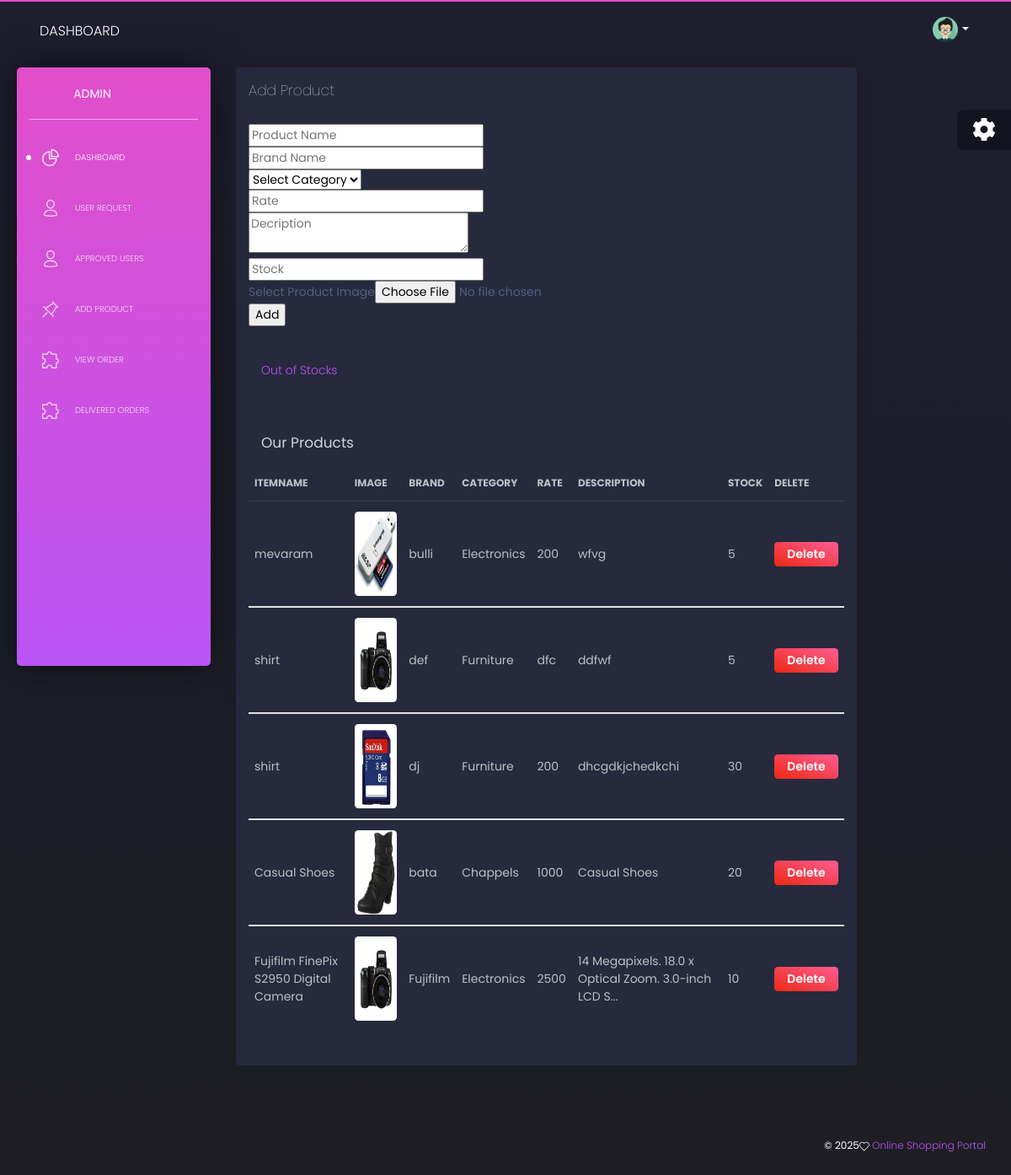
Page /admin/examples/addproduct.php on the committed database.
### tables this page shows
CREATE TABLE IF NOT EXISTS `items` (
  `itemid` int(11) NOT NULL,
  `itemname` text NOT NULL,
  `imgid` text NOT NULL,
  `brand` text NOT NULL,
  `category` text NOT NULL,
  `rate` text NOT NULL,
  `desc` text NOT NULL,
  `stock` text NOT NULL
);

### admin/examples/addproduct.php (the view, shortened to what this page needs)
<!DOCTYPE html>
<html lang="en">
<head>
  <link href="https://use.fontawesome.com/releases/v5.0.6/css/all.css" rel="stylesheet">
  <link href="../assets/css/nucleo-icons.css" rel="stylesheet" />
  <link href="../assets/css/black-dashboard.css?v=1.0.0" rel="stylesheet" />
  <link href="../assets/demo/demo.css" rel="stylesheet" />
</head>
<body class="">
  <div class="wrapper">
    <div class="sidebar">
      <div class="sidebar-wrapper">
        <div class="logo">
          <a href="javascript:void(0)" class="simple-text logo-mini">
          </a>
          <a href="javascript:void(0)" class="simple-text logo-normal">
            Admin
          </a>
        </div>
        <ul class="nav">
          <li class="active ">
            <a href="./index.php">
              <i class="tim-icons icon-chart-pie-36"></i>
              <p>Dashboard</p>
            </a>
          </li>
          <li>
            <a href="./ureq.php">
              <i class="tim-icons icon-single-02"></i>
              <p>User Request</p>
            </a>
          </li>
          <li>
            <a href="./users.php">
              <i class="tim-icons icon-single-02"></i>
              <p>Approved Users</p>
            </a>
          </li>
          <li>
            <a href="addproduct.php">
              <i class="tim-icons icon-pin"></i>
              <p>Add Product</p>
            </a>
          </li>
          <li>
            <a href="./vorder.php">
              <i class="tim-icons icon-puzzle-10"></i>
              <p>View Order</p>
            </a>
          </li>
          <li>
            <a href="./dorder.php">
              <i class="tim-icons icon-puzzle-10"></i>
              <p>Delivered Orders</p>
            </a>
          </li>
        </ul>
      </div>
    </div>
    <div class="main-panel">
      <nav class="navbar navbar-expand-lg navbar-absolute navbar-transparent">
        <div class="container-fluid">
          <div class="navbar-wrapper">
            <a class="navbar-brand" href="javascript:void(0)">Dashboard</a>
          </div>
          <div class="collapse navbar-collapse" id="navigation">
            <ul class="navbar-nav ml-auto">
              <li class="dropdown nav-item">
                <a href="#" class="dropdown-toggle nav-link" data-toggle="dropdown">
                  <div class="photo">
                    <img src="../assets/img/anime3.png" alt="Profile Photo">
                  </div>
                  <b class="caret d-none d-lg-block d-xl-block"></b>
                </a>
              </li>
            </ul>
          </div>
        </div>
      </nav>
      <div class="content">
        <div class="row">
          <div class="col-lg-10 col-md-12">
            <div class="card ">
              <div class="card-header">
                <h4 class="card-title">Add Product</h4>
              </div>
              <div class="card-body">
			  <form action='' method="POST" enctype="multipart/form-data">
			  <div><input type="text" name="pname" placeholder="Product Name"></div>
			  <div><input type="text" name="bname" placeholder="Brand Name"></div>
			  <div><select name="cname">
			  <option>Select Category</option>
			  </select></div>
			  <div><input type="text" name="rate" placeholder="Rate"></div>
			  <div><textarea name="desc" placeholder="Decription"></textarea></div>
			  <div><input type="text" name="stock" placeholder="Stock"></div>
			  <div>Select Product Image<input type="file" name="fileToUpload" id="fileToUpload" accept="image/*"></div>
			  <div><input type="submit" name="submit" value="Add"></div>
			  <?php
include 'dbconnect.php';
?>
			  </form>
			  <br>
				<br>
			  <div class="col-lg-5 col-md-5"><a href="outofstock.php">Out of Stocks</a></div>
                <div class="table-responsive">
				<br>
				<br>
				<br>
				<div class="col-lg-5 col-md-5"><h4>Our Products</h4></div>
				     <?php
$stmt = mysqli_prepare($con, "SELECT * FROM items WHERE stock != 0 ORDER BY itemid DESC");
mysqli_stmt_execute($stmt);
$data = mysqli_stmt_get_result($stmt);
?>
                  <table class="table tablesorter " id="">
                    <thead class=" text-primary">
                      <tr>
                        <th>
                        ItemName
                        </th>
                        <th>
                          Image
                        </th>
                        <th>
                          Brand
                        </th>
						 <th>
                          Category
                        </th>
						 <th>
                          Rate
                        </th>
						 <th>
                          Description
                        </th>
                        <th>
                          Stock
                        </th>
						<th>Delete</th>
                      </tr>
                    </thead>
					<?php
$i=1;
while($row = mysqli_fetch_assoc($data)){?>
                    <tbody>
                      <tr>
                        <td>
                         <?php echo htmlspecialchars($row['itemname']);?>
                        </td>
                        <td>
                          <?php echo '<img src="'. htmlspecialchars($row['imgid']) .'" alt="Product Image" width="100" height="100">';?>
                        </td>
                        <td>
                         <?php echo htmlspecialchars($row['brand']);?>
                        </td>
						<td>
                         <?php echo htmlspecialchars($row['category']);?>
                        </td>
						 <td>
                         <?php echo htmlspecialchars($row['rate']);?>
                        </td>
                        <td>
                         <?php echo htmlspecialchars(substr($row['desc'], 0, 50)) . (strlen($row['desc']) > 50 ? '...' : '');?>
                        </td>
                         <td>
                         <?php echo htmlspecialchars($row['stock']);?>
                        </td>
	                    <td>
	                    <?php
                        echo "<form action='actions.php' method='POST' onsubmit='return confirm(\"Are you sure you want to delete this product?\");'>";
                        echo "<input type='submit' name='submit2' value='Delete' class='btn btn-danger btn-sm'>";
                        echo "</form>";
                        ?>
                        </td>
                      </tr>
<?php echo "</tr>";
$i++;}?>
                    </tbody>
                  </table>
                </div>
              </div>
            </div>
          </div>
        </div>
      </div>
      <footer class="footer">
        <div class="container-fluid">
          <div class="copyright">
            ©
            <i class="tim-icons icon-heart-2"></i>
            <a href="" target="_blank">Online Shopping Portal</a>
          </div>
        </div>
      </footer>
    </div>
  </div>
  <div class="fixed-plugin">
    <div class="dropdown show-dropdown">
      <a href="#" data-toggle="dropdown">
        <i class="fa fa-cog fa-2x"> </i>
      </a>
    </div>
  </div>
</body>
</html>

### rows in the picture
items: itemname "mevaram", imgid (picture), brand "bulli", category "Electronics", rate "200", desc "wfvg", stock "5"
items: itemname "shirt", imgid (picture), brand "def", category "Furniture", rate "dfc", desc "ddfwf", stock "5"
items: itemname "shirt", imgid (picture), brand "dj", category "Furniture", rate "200", desc "dhcgdkjchedkchi", stock "30"
items: itemname "Casual Shoes", imgid (picture), brand "bata", category "Chappels", rate "1000", desc "Casual Shoes", stock "20"
items: itemname "Fujifilm FinePix S2950 Digital Camera", imgid (picture), brand "Fujifilm", category "Electronics", rate "2500", desc "14 Megapixels. 18.0 x Optical Zoom. 3.0-inch LCD S", stock "10"
